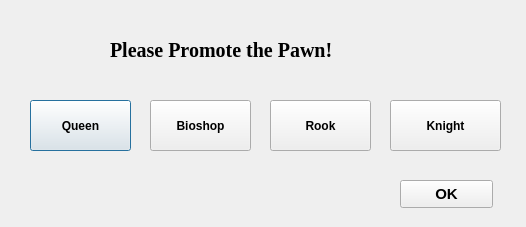
<?xml version="1.0" encoding="UTF-8"?>
<ui version="4.0">
 <class>Promotion</class>
 <widget class="QDialog" name="Promotion">
  <property name="geometry">
   <rect>
    <x>0</x>
    <y>0</y>
    <width>526</width>
    <height>227</height>
   </rect>
  </property>
  <property name="windowTitle">
   <string>Dialog</string>
  </property>
  <widget class="QLabel" name="label">
   <property name="geometry">
    <rect>
     <x>110</x>
     <y>30</y>
     <width>291</width>
     <height>41</height>
    </rect>
   </property>
   <property name="font">
    <font>
     <family>Times New Roman</family>
     <pointsize>15</pointsize>
     <weight>75</weight>
     <bold>true</bold>
    </font>
   </property>
   <property name="text">
    <string>Please Promote the Pawn!</string>
   </property>
  </widget>
  <widget class="QPushButton" name="buttonqueen">
   <property name="geometry">
    <rect>
     <x>30</x>
     <y>100</y>
     <width>101</width>
     <height>51</height>
    </rect>
   </property>
   <property name="font">
    <font>
     <pointsize>9</pointsize>
     <weight>75</weight>
     <bold>true</bold>
    </font>
   </property>
   <property name="text">
    <string>Queen</string>
   </property>
  </widget>
  <widget class="QPushButton" name="buttonrook">
   <property name="geometry">
    <rect>
     <x>270</x>
     <y>100</y>
     <width>101</width>
     <height>51</height>
    </rect>
   </property>
   <property name="font">
    <font>
     <pointsize>9</pointsize>
     <weight>75</weight>
     <bold>true</bold>
    </font>
   </property>
   <property name="text">
    <string>Rook</string>
   </property>
  </widget>
  <widget class="QPushButton" name="buttonbioshop">
   <property name="geometry">
    <rect>
     <x>150</x>
     <y>100</y>
     <width>101</width>
     <height>51</height>
    </rect>
   </property>
   <property name="font">
    <font>
     <pointsize>9</pointsize>
     <weight>75</weight>
     <bold>true</bold>
    </font>
   </property>
   <property name="text">
    <string>Bioshop</string>
   </property>
  </widget>
  <widget class="QPushButton" name="buttonknight">
   <property name="geometry">
    <rect>
     <x>390</x>
     <y>100</y>
     <width>111</width>
     <height>51</height>
    </rect>
   </property>
   <property name="font">
    <font>
     <pointsize>9</pointsize>
     <weight>75</weight>
     <bold>true</bold>
    </font>
   </property>
   <property name="text">
    <string>Knight</string>
   </property>
  </widget>
  <widget class="QPushButton" name="pushButton_5">
   <property name="geometry">
    <rect>
     <x>400</x>
     <y>180</y>
     <width>93</width>
     <height>28</height>
    </rect>
   </property>
   <property name="font">
    <font>
     <pointsize>11</pointsize>
     <weight>75</weight>
     <bold>true</bold>
    </font>
   </property>
   <property name="text">
    <string>OK</string>
   </property>
  </widget>
 </widget>
 <resources/>
 <connections/>
</ui>
